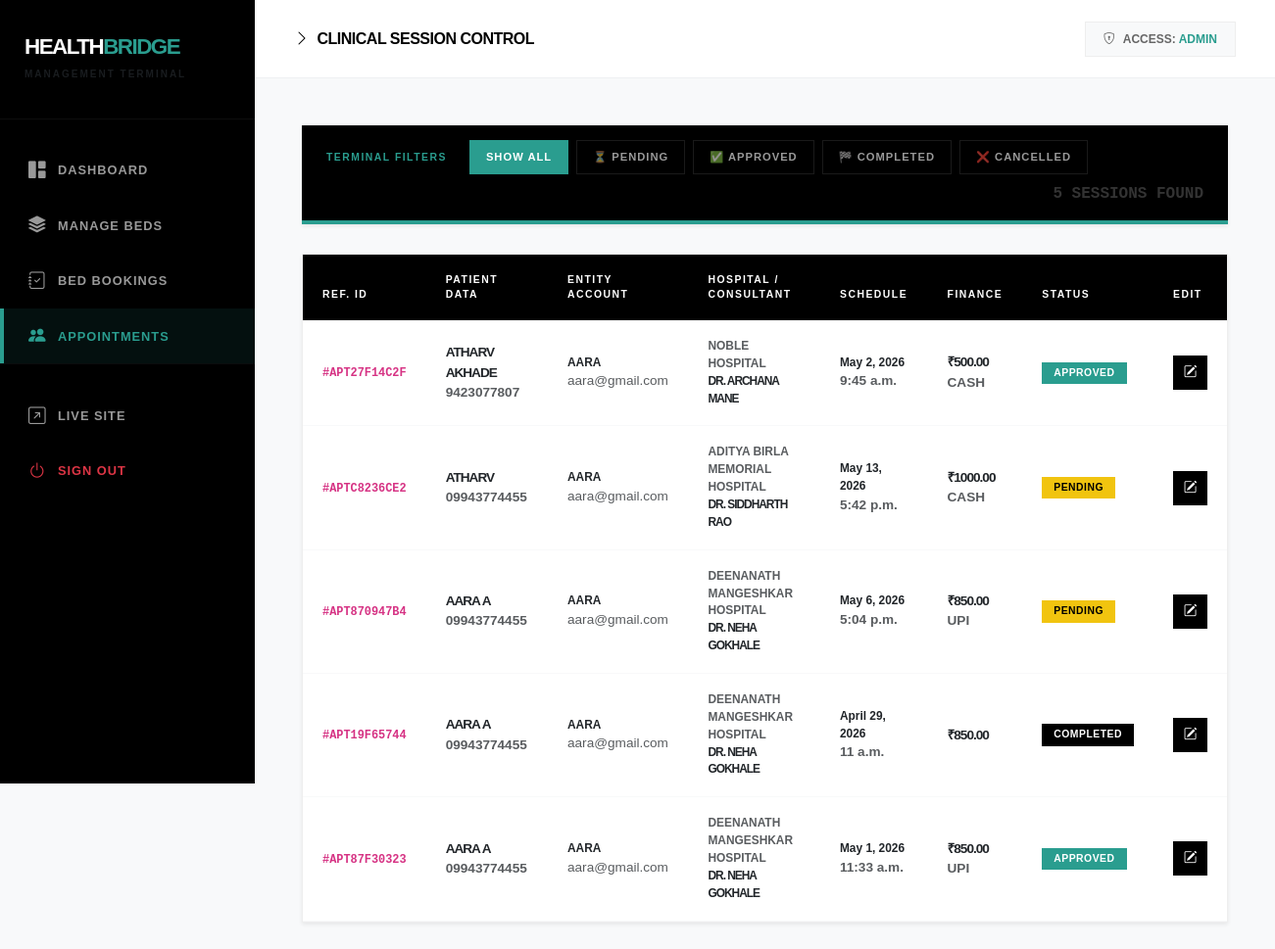
The app's page /admin-panel/appointments/ (signed in) with its own data.
### core/models.py (models this page shows, shortened)
class Appointment(models.Model):
    appointment_id = models.CharField(max_length=20, unique=True, editable=False)
    user = models.ForeignKey(User, on_delete=models.SET_NULL, null=True, blank=True, related_name='appointments')
    hospital = models.ForeignKey(Hospital, on_delete=models.CASCADE, related_name='appointments')
    department = models.ForeignKey(Department, on_delete=models.SET_NULL, null=True)
    doctor = models.ForeignKey(Doctor, on_delete=models.SET_NULL, null=True)
    patient_name = models.CharField(max_length=200)
    patient_age = models.PositiveIntegerField()
    patient_gender = models.CharField(max_length=10, choices=[('Male','Male'),('Female','Female'),('Other','Other')])
    patient_phone = models.CharField(max_length=15)
    patient_email = models.EmailField(blank=True)
    appointment_date = models.DateField()
    appointment_time = models.TimeField()
    reason_for_visit = models.TextField()
    payment_method = models.CharField(max_length=20, choices=PAYMENT_METHODS, blank=True)
    amount_paid = models.DecimalField(max_digits=10, decimal_places=2, default=300.00)
    payment_status = models.CharField(max_length=20, default='Paid')
    status = models.CharField(max_length=20, choices=STATUS_CHOICES, default='Pending')
    created_at = models.DateTimeField(auto_now_add=True)
    updated_at = models.DateTimeField(auto_now=True)
    admin_notes = models.TextField(blank=True)
    class Meta:
        ordering = ['-created_at']

class Hospital(models.Model):
    name = models.CharField(max_length=200)
    area = models.CharField(max_length=100, choices=PUNE_AREAS)
    address = models.TextField()
    phone = models.CharField(max_length=20)
    email = models.EmailField(blank=True)
    description = models.TextField(blank=True)
    image = models.ImageField(upload_to="hospital_photos/", blank=True, null=True)
    image_url = models.URLField(blank=True, help_text="External image URL fallback")
    total_beds = models.PositiveIntegerField(default=0)
    available_beds = models.PositiveIntegerField(default=0)
    icu_beds = models.PositiveIntegerField(default=0)
    available_icu_beds = models.PositiveIntegerField(default=0)
    emergency = models.BooleanField(default=True)
    rating = models.DecimalField(max_digits=3, decimal_places=1, default=4.0)
    established_year = models.PositiveIntegerField(blank=True, null=True)
    latitude = models.DecimalField(max_digits=9, decimal_places=6, blank=True, null=True)
    longitude = models.DecimalField(max_digits=9, decimal_places=6, blank=True, null=True)
    is_active = models.BooleanField(default=True)
    created_at = models.DateTimeField(auto_now_add=True)
    class Meta:
        ordering = ['name']

class Doctor(models.Model):
    hospital = models.ForeignKey(Hospital, on_delete=models.CASCADE, related_name='doctors')
    department = models.ForeignKey(Department, on_delete=models.CASCADE, related_name='doctors')
    name = models.CharField(max_length=200)
    qualification = models.CharField(max_length=200, blank=True)
    experience_years = models.PositiveIntegerField(default=0)
    available_days = models.CharField(max_length=200, default='Mon-Sat')
    consultation_fee = models.DecimalField(max_digits=8, decimal_places=2, default=500.00)

### core/admin_views.py (the view)
# urls.py: path('admin-panel/appointments/', admin_views.manage_appointments,    name='manage_appointments'),
@login_required(login_url='/admin-panel/login/')
def manage_appointments(request):
    if not request.user.is_staff:
        return redirect('user_dashboard')
    status_filter = request.GET.get('status', '')
    appointments = Appointment.objects.select_related('hospital', 'doctor', 'department', 'user').order_by('-created_at')
    if status_filter:
        appointments = appointments.filter(status=status_filter)
    return render(request, 'admin_panel/manage_appointments.html', {
        'appointments': appointments, 'status_filter': status_filter,
    })

### templates/admin_panel/manage_appointments.html (shortened to what this page needs)
{% extends 'admin_panel/base_admin.html' %}
{% block page_title %}Clinical Session Control{% endblock %}
{% block nav_appointments %}active-block{% endblock %}
{% block content %}
<div class="filter-terminal d-flex align-items-center flex-wrap gap-2 shadow-sm" data-aos="fade-down">
    <span class="filter-label">Terminal Filters</span>
    <a href="{% url 'manage_appointments' %}" class="btn-status-filter {% if not status_filter %}active{% endif %}">Show All</a>
    <a href="?status=Pending" class="btn-status-filter {% if status_filter == 'Pending' %}active{% endif %}">⏳ Pending</a>
    <a href="?status=Approved" class="btn-status-filter {% if status_filter == 'Approved' %}active{% endif %}">✅ Approved</a>
    <a href="?status=Completed" class="btn-status-filter {% if status_filter == 'Completed' %}active{% endif %}">🏁 Completed</a>
    <a href="?status=Cancelled" class="btn-status-filter {% if status_filter == 'Cancelled' %}active{% endif %}">❌ Cancelled</a>
    <span class="ms-auto fw-bold text-teal extra-small font-monospace">{{ appointments.count }} SESSIONS FOUND</span>
</div>
<div class="admin-datagrid shadow-sm" data-aos="fade-up">
    <div class="table-responsive">
        <table class="table table-hover mb-0">
            <thead class="table-head-noir">
                <tr>
                    <th>Ref. ID</th>
                    <th>Patient Data</th>
                    <th>Entity Account</th>
                    <th>Hospital / Consultant</th>
                    <th>Schedule</th>
                    <th>Finance</th>
                    <th>Status</th>
                    <th>Edit</th>
                </tr>
            </thead>
            <tbody>
                {% for appt in appointments %}
                <tr>
                    <td><code class="fw-bold text-teal">#{{ appt.appointment_id }}</code></td>
                    <td>
                        <div class="fw-black">{{ appt.patient_name|upper }}</div>
                        <div class="text-muted extra-small fw-bold">{{ appt.patient_phone }}</div>
                    </td>
                    <td>
                        {% if appt.user %}
                        <div class="small fw-bold">{{ appt.user.username|upper }}</div>
                        <div class="extra-small text-muted">{{ appt.user.email }}</div>
                        {% else %}<span class="text-muted">—</span>{% endif %}
                    </td>
                    <td>
                        <div class="small fw-bold text-muted">{{ appt.hospital.name|upper }}</div>
                        {% if appt.doctor %}
                        <div class="small fw-black text-teal">DR. {{ appt.doctor.name|upper }}</div>
                        {% endif %}
                    </td>
                    <td>
                        <div class="fw-bold small">{{ appt.appointment_date }}</div>
                        <div class="text-muted extra-small fw-bold">{{ appt.appointment_time }}</div>
                    </td>
                    <td>
                        <div class="text-dark fw-black">₹{{ appt.amount_paid }}</div>
                        <div class="extra-small text-muted fw-bold">{{ appt.payment_method|upper }}</div>
                    </td>
                    <td>
                        <span class="pill-industrial badge
                            {% if appt.status == 'Approved' %}badge-approved
                            {% elif appt.status == 'Completed' %}badge-completed
                            {% elif appt.status == 'Cancelled' %}badge-cancelled
                            {% else %}badge-pending{% endif %}">
                            {{ appt.status }}
                        </span>
                    </td>
                    <td>
                        <button class="btn-icon-prime" data-bs-toggle="modal" data-bs-target="#apptModal{{ appt.id }}">
                            <i class="bi bi-pencil-square"></i>
                        </button>
                    </td>
                </tr>
                {% empty %}
                <tr><td colspan="8" class="text-center py-5 text-muted fw-bold">NO LOGS FOUND IN DATABASE</td></tr>
                {% endfor %}
            </tbody>
        </table>
    </div>
</div>
{% endblock %}

### templates/admin_panel/base_admin.html (shortened to what this page needs)
<!DOCTYPE html>
<html lang="en">
<head>
    <link href="https://cdn.jsdelivr.net/npm/bootstrap@5.3.0/dist/css/bootstrap.min.css" rel="stylesheet">
    <link href="https://cdn.jsdelivr.net/npm/bootstrap-icons@1.11.0/font/bootstrap-icons.css" rel="stylesheet">
    {% load static %}
</head>
<body>
<div class="d-flex">
    <div class="sidebar flex-column">
        <div class="sidebar-brand">
            <h1 class="brand-text">HEALTH<span>BRIDGE</span></h1>
            <small class="text-muted fw-bold" style="font-size: 10px; letter-spacing: 2px;">MANAGEMENT TERMINAL</small>
        </div>
        <nav class="nav flex-column mt-4 flex-grow-1">
            <a class="nav-link {% block nav_dashboard %}{% endblock %}" href="{% url 'admin_dashboard' %}">
                <i class="bi bi-grid-1x2-fill"></i>Dashboard
            </a>
            <a class="nav-link {% block nav_beds %}{% endblock %}" href="{% url 'manage_beds' %}">
                <i class="bi bi-stack"></i>Manage Beds
            </a>
            <a class="nav-link {% block nav_bookings %}{% endblock %}" href="{% url 'manage_bookings' %}">
                <i class="bi bi-journal-check"></i>Bed Bookings
            </a>
            <a class="nav-link {% block nav_appointments %}{% endblock %}" href="{% url 'manage_appointments' %}">
                <i class="bi bi-people-fill"></i>Appointments
            </a>
            <div class="mt-auto border-top border-secondary border-opacity-10 py-4">
                <a class="nav-link" href="{% url 'index' %}" target="_blank">
                    <i class="bi bi-arrow-up-right-square"></i>Live Site
                </a>
                <a class="nav-link text-danger" href="{% url 'admin_logout' %}">
                    <i class="bi bi-power"></i>Sign Out
                </a>
            </div>
        </nav>
    </div>
    <div class="main-wrapper flex-grow-1">
        <header class="top-navbar">
            <h5 class="page-title">
                <i class="bi bi-chevron-right text-teal me-2"></i>{% block page_title %}Dashboard Overview{% endblock %}
            </h5>
            <div class="d-flex align-items-center gap-3">
                <div class="admin-user-pill">
                    <i class="bi bi-shield-lock me-2"></i>ACCESS: <span>{{ request.user.username }}</span>
                </div>
            </div>
        </header>
        <div class="p-5">
            {% block content %}{% endblock %}
        </div>
    </div>
</div>
</body>
</html>

### templates/admin_panel/base_admin.html (style rules this page uses)
body { font-family: "source code pro", Arial, sans-serif; background-color: #f4f7f6; color: #333; margin: 0; overflow-x: hidden; }
h1, h2, h3, h4, h5, .fw-black { font-weight: 900; letter-spacing: -1px; text-transform: uppercase; }
.sidebar { width: 260px; min-height: 100vh; background: #000000; position: fixed; left: 0; top: 0; z-index: 1000; transition: all 0.3s; }
.sidebar-brand { padding: 35px 25px; border-bottom: 1px solid rgba(255,255,255,0.05); }
.sidebar-brand .brand-text { font-weight: 900; text-transform: uppercase; letter-spacing: -1.5px; color: #fff; font-size: 1.4rem; margin: 0; }
.sidebar-brand span { color: #2a9d8f; }
.nav-link { color: rgba(255,255,255,0.6); padding: 15px 25px; font-size: 0.8rem; font-weight: bold; text-transform: uppercase; letter-spacing: 1px; border-left: 4px solid transparent; transition: 0.2s ease-in-out; display: flex; align-items: center; }
.nav-link i { font-size: 1.1rem; width: 30px; }
.nav-link.active, .nav-link.active-block { color: #2a9d8f !important; background: rgba(42, 157, 143, 0.1); border-left: 4px solid #2a9d8f; }
.main-wrapper { margin-left: 260px; min-height: 100vh; display: flex; flex-direction: column; }
.top-navbar { background: #ffffff; height: 80px; display: flex; align-items: center; justify-content: space-between; padding: 0 40px; border-bottom: 1px solid #eef0f2; position: sticky; top: 0; z-index: 999; }
.page-title { font-weight: 900; text-transform: uppercase; font-size: 1rem; margin: 0; letter-spacing: -0.5px; color: #000; }
.admin-user-pill { background: #f8f9fa; border: 1px solid #eee; padding: 8px 18px; font-size: 0.75rem; font-weight: 900; text-transform: uppercase; color: #666; }
.admin-user-pill span { color: #2a9d8f; }

### templates/admin_panel/manage_appointments.html (style rules this page uses)
body { font-family: "source code pro", Arial, sans-serif; background-color: #f8f9fa; }
.fw-black { font-weight: 900; letter-spacing: -1px; text-transform: uppercase; }
.filter-terminal { background: #000; padding: 15px 25px; border-bottom: 4px solid #2a9d8f; margin-bottom: 30px; }
.filter-label { font-size: 0.65rem; font-weight: 900; color: #2a9d8f; text-transform: uppercase; letter-spacing: 1.5px; margin-right: 15px; }
.btn-status-filter { font-size: 0.7rem; font-weight: 900; text-transform: uppercase; letter-spacing: 1px; padding: 8px 16px; border-radius: 0; border: 1px solid rgba(255,255,255,0.1); color: rgba(255,255,255,0.6); transition: 0.3s; text-decoration: none; }
.btn-status-filter.active { background: #2a9d8f; color: #fff; border-color: #2a9d8f; }
.admin-datagrid { background: #fff; border: 1px solid #eee; box-shadow: 0 10px 30px rgba(0,0,0,0.02); }
.table-head-noir th { background: #000; color: #fff; font-size: 0.65rem; text-transform: uppercase; letter-spacing: 1.5px; padding: 18px 20px; border: none; }
.table tbody td { padding: 18px 20px; font-size: 0.85rem; vertical-align: middle; border-bottom: 1px solid #f8f9fa; }
.pill-industrial { border-radius: 0; padding: 6px 12px; font-size: 0.65rem; font-weight: 900; text-transform: uppercase; letter-spacing: 0.5px; }
.badge-pending { background: #f1c40f; color: #000; }
.badge-approved { background: #2a9d8f; color: #fff; }
.badge-completed { background: #000; color: #fff; }
.btn-icon-prime { width: 35px; height: 35px; display: inline-flex; align-items: center; justify-content: center; background: #000; color: #fff; border: none; transition: 0.3s; }

### records on screen
Appointment: appointment_id "APT27F14C2F", patient_name "ATHARV AKHADE", patient_phone "9423077807", user.username "AARA", user.email "aara@gmail.com", hospital.name "NOBLE HOSPITAL", doctor.name "ARCHANA MANE", appointment_date "May 2, 2026", appointment_time "9:45 a.m.", amount_paid "500.00", payment_method "CASH", status "APPROVED"
Appointment: appointment_id "APTC8236CE2", patient_name "ATHARV", patient_phone "09943774455", user.username "AARA", user.email "aara@gmail.com", hospital.name "ADITYA BIRLA MEMORIAL HOSPITAL", doctor.name "SIDDHARTH RAO", appointment_date "May 13, 2026", appointment_time "5:42 p.m.", amount_paid "1000.00", payment_method "CASH", status "PENDING"
Appointment: appointment_id "APT870947B4", patient_name "AARA A", patient_phone "09943774455", user.username "AARA", user.email "aara@gmail.com", hospital.name "DEENANATH MANGESHKAR HOSPITAL", doctor.name "NEHA GOKHALE", appointment_date "May 6, 2026", appointment_time "5:04 p.m.", amount_paid "850.00", payment_method "UPI", status "PENDING"
Appointment: appointment_id "APT19F65744", patient_name "AARA A", patient_phone "09943774455", user.username "AARA", user.email "aara@gmail.com", hospital.name "DEENANATH MANGESHKAR HOSPITAL", doctor.name "NEHA GOKHALE", appointment_date "April 29, 2026", appointment_time "11 a.m.", amount_paid "850.00", status "COMPLETED"
Appointment: appointment_id "APT87F30323", patient_name "AARA A", patient_phone "09943774455", user.username "AARA", user.email "aara@gmail.com", hospital.name "DEENANATH MANGESHKAR HOSPITAL", doctor.name "NEHA GOKHALE", appointment_date "May 1, 2026", appointment_time "11:33 a.m.", amount_paid "850.00", payment_method "UPI", status "APPROVED"

### other values on screen
{{ request.user.username }} "ADMIN"
{{ appointments.count }} "5"
